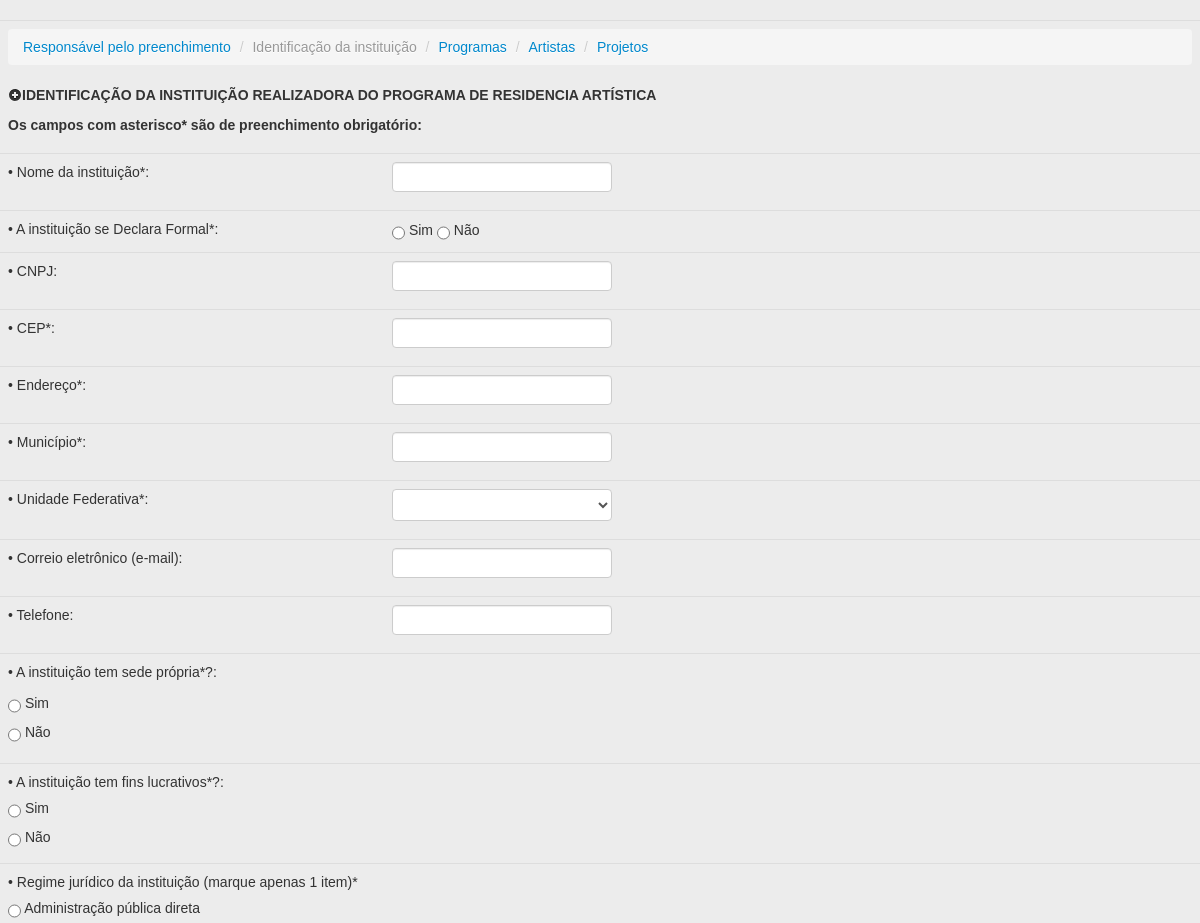
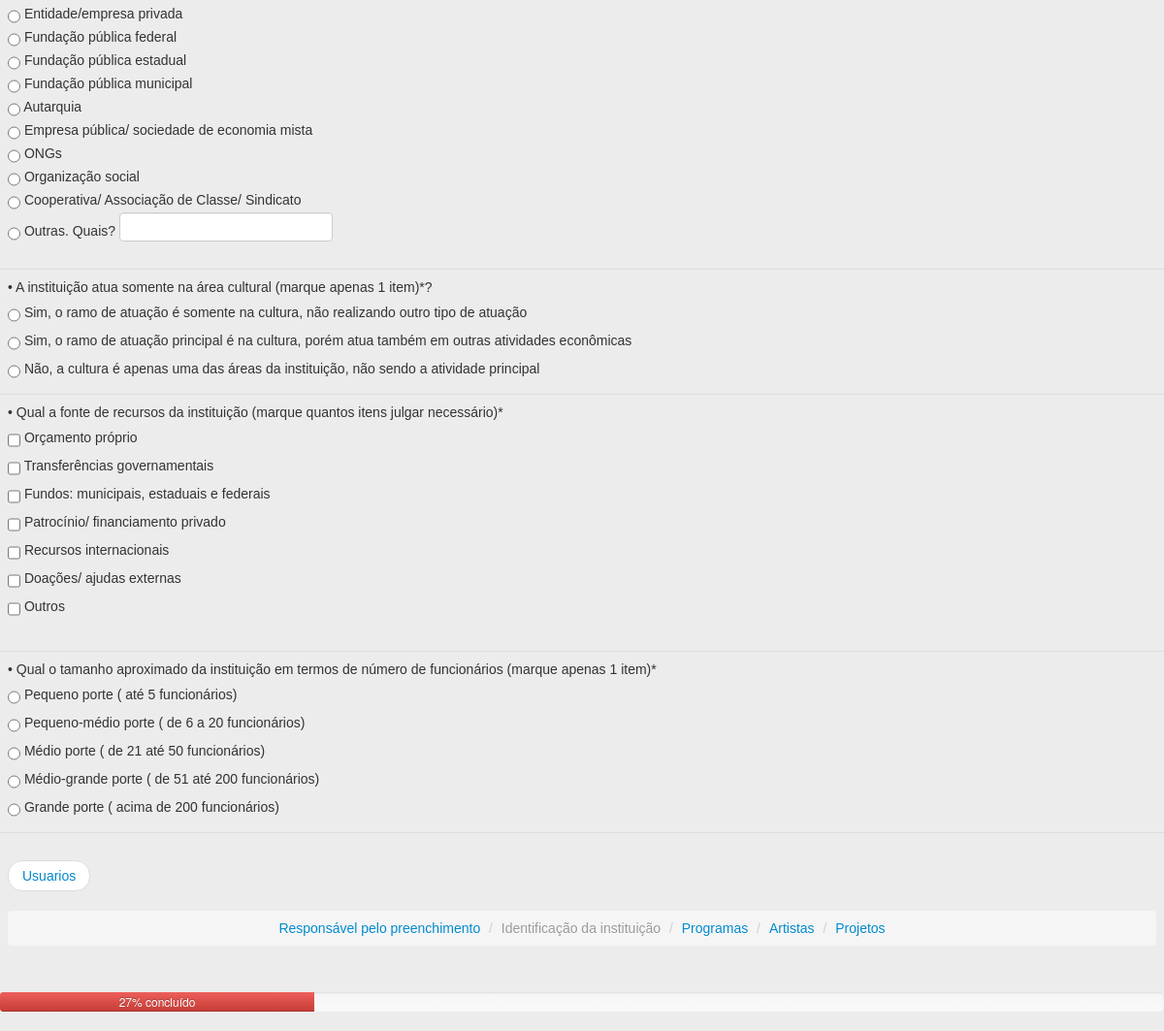
The app's page /admin/acessando/parteI.php?aces=GustavoPalma, older data (2 pictures, top to bottom).
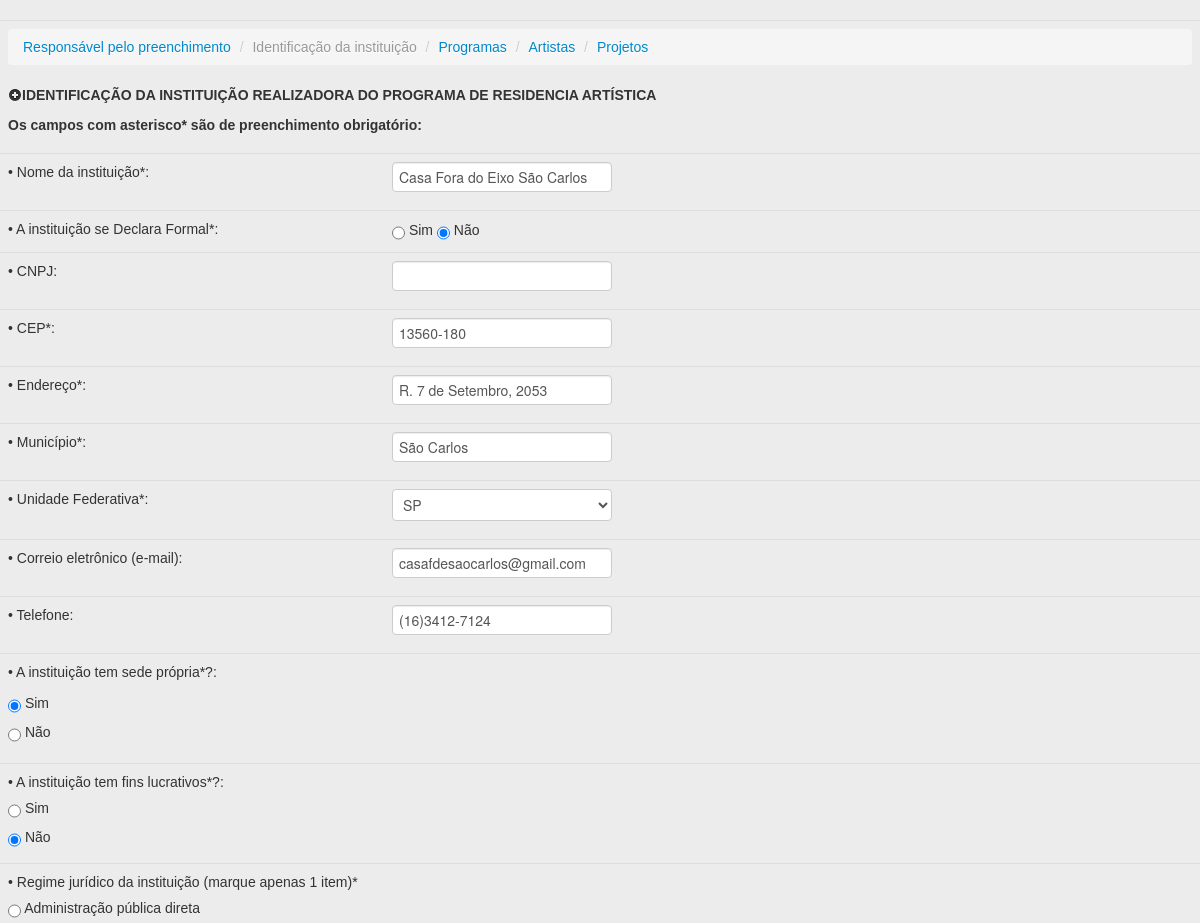
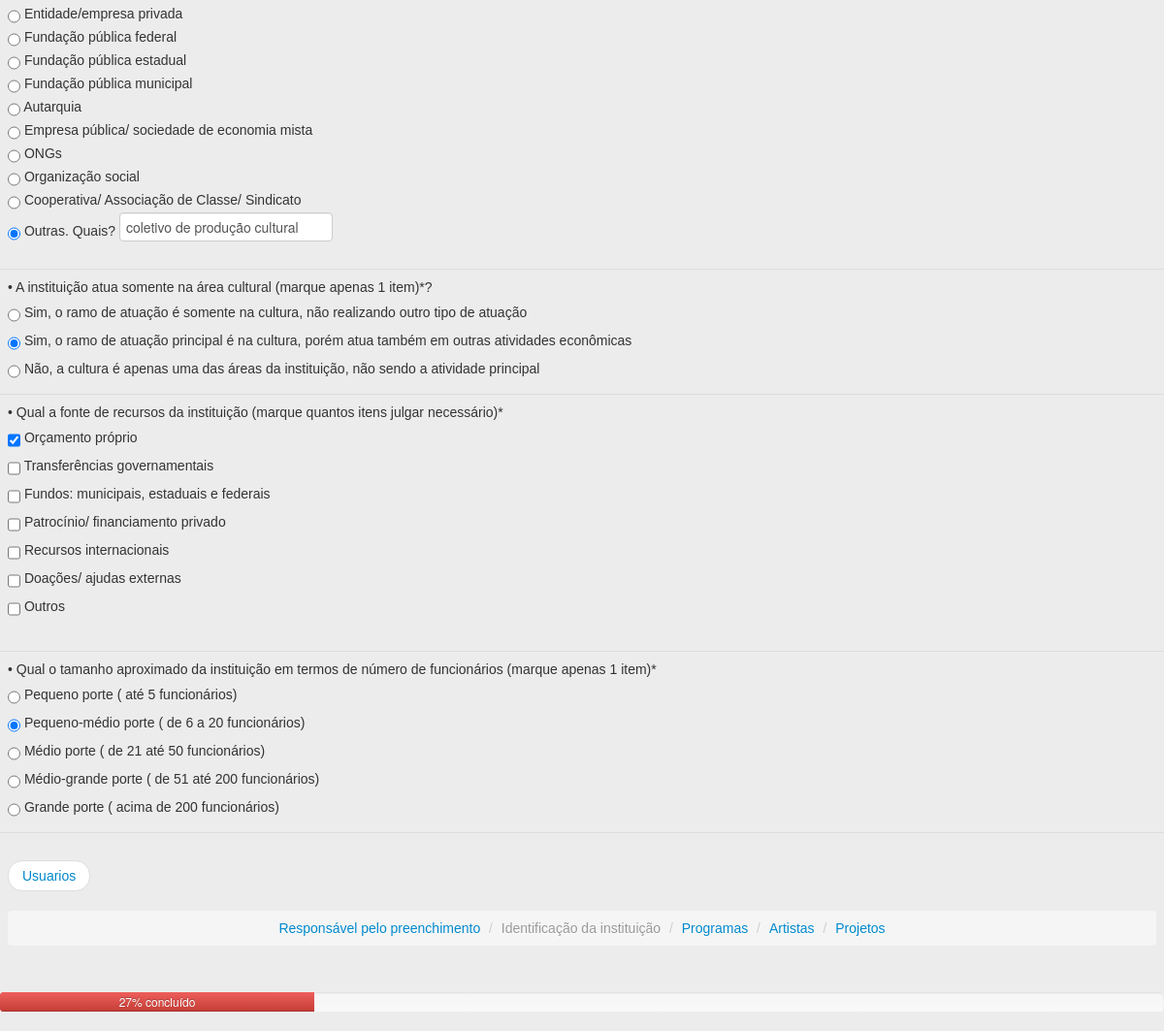
The same page, newer data (2 pictures, top to bottom).
### tables this page shows
CREATE TABLE `mapeamentoparteI` (
  `idmapeamento` int(11) NOT NULL auto_increment,
  `nomeintituicao` varchar(45) NOT NULL,
  `cnpj` varchar(45) default NULL,
  `endereco` varchar(80) NOT NULL,
  `municipio` varchar(45) NOT NULL,
  `unidadefederativa` varchar(45) default NULL,
  `cep` varchar(18) NOT NULL,
  `telefone` varchar(45) default NULL,
  `email` varchar(58) default NULL,
  `usuario` varchar(45) NOT NULL,
  `preenchido` varchar(1) default NULL,
  `data` varchar(45) default NULL,
  `hora` char(45) default NULL,
  PRIMARY KEY  (`idmapeamento`,`usuario`),
  UNIQUE KEY `usuario_UNIQUE` (`usuario`)
);

CREATE TABLE `pesquisaquais` (
  `idpesquisa` int(11) NOT NULL auto_increment,
  `questao` varchar(45) default NULL,
  `respostas` longtext NOT NULL,
  `usuario` varchar(45) NOT NULL,
  `parte` varchar(45) default NULL,
  `data` varchar(45) default NULL,
  `hora` varchar(45) default NULL,
  PRIMARY KEY  (`idpesquisa`)
);

### admin/acessando/parteI.php (the view, shortened to what this page needs)
<!DOCTYPE html PUBLIC "-//W3C//DTD XHTML 1.0 Transitional//EN" "http://www.w3.org/TR/xhtml1/DTD/xhtml1-transitional.dtd">
<html xmlns="http://www.w3.org/1999/xhtml">
<head>
  <head>
        <link href="../../css/bootstrap.min.css" rel="stylesheet" media="screen">
        <link href="../../css/barra.css" rel="stylesheet" type="text/css" />
	<?
	if(empty($_GET["aces"])) {
	}else{
	$Login = ($_GET["aces"]);
	}
	$sql = "select * from mapeamentoparteI  Where usuario= '$Login'";
    $Resultado = mysql_query($sql) or die("Erro: " . mysql_error());
     while ($array_exibir = mysql_fetch_array($Resultado)) {
        $txtNome = ($array_exibir['nomeintituicao']);
        $txtCnpj = ($array_exibir['cnpj']);
        $txtEndereco = ($array_exibir['endereco']);
        $txtMunicipio = ($array_exibir['municipio']);
        $txtCep = ($array_exibir['cep']);
        $txtTelefone = ($array_exibir['telefone']);
        $txtEmail = ($array_exibir['email']);
        $cmbUnidadeFederativa = ($array_exibir['unidadefederativa']);
    }
    ?>
    <? function getArray(&$Login){
    $sql = "select * from pesquisa Where usuario= '$Login' and parte ='1';";
    $Resultado = mysql_query($sql) or die("Erro: " . mysql_error());
    $i=0;
    $resposta = array();
    while ($array_exibir = mysql_fetch_array($Resultado)) {
        $resposta[$i] = ($array_exibir['respostas']);
        $i++;
    }
    return $resposta;
    }
    $meuArray = getArray($Login);
    ?>
	<? function getArray1(&$Login){
    $sql = "select * from pesquisaquais Where usuario= '$Login' and parte ='1';";
    $Resultado = mysql_query($sql) or die("Erro: " . mysql_error());
    $resposta1 = array();
    while ($array_exibir = mysql_fetch_array($Resultado)) {
        $resposta1[$array_exibir['questao']] = $array_exibir['respostas'];
    }
    return $resposta1;
    }
    $meuArray1 = getArray1($Login);
    ?>
    <link rel="stylesheet" href="../../css/validationEngine.jquery.css" type="text/css"/>
	<link rel="stylesheet" href="../../css/template.css" type="text/css"/>
</head>
<body>
<form name="form1" id="form1" method="post"  action="sql/parteI.php">
  <table width="98%" align="center" class="table table-hover" cellpadding="2" cellspacing="2" style="font-family: Verdana, Geneva, sans-serif;">
  <tr>
  <td colspan="2">
		    <ul class="breadcrumb">
			  <li><a href="mapeamento.php?aces=<?php echo $Login;?>">Responsável pelo preenchimento</a> <span class="divider">/</span></li>
			  <li class="active"><a href="parteI.php?aces=<?php echo $Login;?>"></a>Identificação da instituição <span class="divider">/</span></li>
			  <li><a href="parteII.php?aces=<?php echo $Login;?>">Programas</a> <span class="divider">/</span></li>
			  <li><a href="parteIII.php?aces=<?php echo $Login;?>">Artistas</a> <span class="divider">/</span></li>
			  <li ><a href="parteIV.php?aces=<?php echo $Login;?>">Projetos</a></li>
			</ul>
  <h5><i class="icon-plus-sign"></i>IDENTIFICAÇÃO  DA INSTITUIÇÃO REALIZADORA DO PROGRAMA DE RESIDENCIA ARTÍSTICA </h5>
  <h5>Os campos  com asterisco* são de preenchimento obrigatório:</h5>
  </tr>
  <tr>
  <td width="32%"><label id=lblNomeInstituicao">• Nome da instituição*:</label>
  </td>
  <td width="68%">
  <input name="txtNome" id="idFrmNome" value="<?php echo $txtNome;?>" type="text" size="84" class="validate[required] text-input"/>
  </td>
  </tr>
  <tr>
    <td>
      <label>• A instituição se Declara Formal*: </label>
      </td>
    <td>
      <input type="radio" name="qtd0" id="qtd01" <? if(in_array("0a", $meuArray)){ echo "checked";}?>
      value="0a" class="validate[required] radio" />
      Sim</label>
      <input type="radio" id="qtd00" name="qtd0" onClick="javascript: textBoxClearSelecao('#qtd00', '#idopcaocnpj');" <? if(in_array("0b", $meuArray)){ echo "checked";}?>
      value="0b" class="validate[required] radio" />
      Não</label>
      </td>
  </tr>
  <tr>
    <td class="auto-style1"><label>• CNPJ:</label></td>
    <td class="auto-style1">
    <input name="txtCnpj" id="idopcaocnpj" maxlength="18" value="<?php echo $txtCnpj;?>" type="text" size="17"
    onkeypress="SoNumero();Mascara('cnpj', window.event.keyCode, 'document.form1.txtCnpj');" onclick="MarcarCheckBoxClique('#qtd01')"
    class="validate[condRequired[qtd01]]"/>
      </td>
  </tr>
  <tr>
    <td><label>• CEP*:</label>
      </td>
    <td>
      <input name="txtCep" id="idFrmCep" maxlength="10" value="<?php echo $txtCep;?>" type="text"
       onkeypress="SoNumero();Mascara('cep', window.event.keyCode, 'document.form1.txtCep');"
  class="validate[required] text-input"/>
      </td>
  </tr>
  <tr>
  <td>
  <label>• Endereço*:</label>
  </td>
  <td><input name="txtEndereco" "id="idFrmEndereco" value="<?php echo $txtEndereco;?>" type="text" size="84" class="validate[required] text-input"/>
  </td>
  </tr>
  <tr>
  <td>
  <label id="municipio">• Município*:</label>
  </td>
  <td>
  <input name="txtMunicipio" id="ifFrmMunicipio" value="<?php echo $txtMunicipio;?>" type="text"
   size="50" class="validate[required] text-input"/>
  </td>
  </tr>
  <tr>
  <td>
  <label>• Unidade Federativa*:</label>
  </td>
  <td>
  <select name="cmbUnidadeFederativa" size="1" id="idcmbUnidadeFederativa">
  <option value='<? echo $cmbUnidadeFederativa?>'><? echo $cmbUnidadeFederativa?></option>
  <option value="AC">AC</option>
  </select>
  </td>
  </tr>
  <tr>
  <td><label>• Correio eletrônico (e-mail):</label></td>
  <td>
  <input name="txtEmail" id="idEmail" value="<?php echo $txtEmail;?>" type="text" size="80"
  class="validate[custom[email]] text-input"/>
  </td>
  </tr>
  <tr>
  <td height="26"><label>• Telefone: </label></td>
  <td>
  <input name="txtTelefone" maxlength="14" value="<?php echo $txtTelefone;?>" type="text"
  onKeyPress="SoNumero();Mascara('telefone', window.event.keyCode, 'document.form1.txtTelefone');"/>
  </td>
  <tr>
  <td colspan="2" align="left" class="formu2">
  <p>
  <label>• A instituição tem sede própria*?:</label>
  </p>
  <p>
  <label>
<input type="radio" name="qtd1" <? if(in_array("1a",$meuArray)){echo "checked";}?>  value="1a" class="validate[required] radio" />
Sim</label>
  <label>
  <input type="radio" name="qtd1" <? if(in_array("1b", $meuArray)){ echo "checked";}?> value="1b" class="validate[required] radio" />
  Não</label>
  </p>
  </td>
  </tr>
  <tr>
  <td colspan="2" align="left" class="formu2">
  <label>• A instituição tem fins lucrativos*?:</label>
  <label>
  <input type="radio" name="qtd2" <? if(in_array("2a", $meuArray)){ echo "checked";}?> value="2a" class="validate[required] radio" />
  Sim</label>
  <label>
  <input type="radio" name="qtd2" <? if(in_array("2b", $meuArray)){ echo "checked";}?> value="2b" class="validate[required] radio" />
  Não</label>
  </td>
  </tr>
  <tr>
  <td colspan="2" align="left" class="formu2">
  <label>• Regime jurídico da instituição (marque apenas 1 item)*</label>
  <p>
  <label>
  <input type="radio" name="qtd3" <? if(in_array("3a", $meuArray)){ echo "checked";}?> value="3a" class="validate[required] radio" />
  Administração pública direta</label>
  <input type="radio" name="qtd3" <? if(in_array("3b", $meuArray)){ echo "checked";}?> value="3b" class="validate[required] radio" />
  Entidade/empresa privada</label>
  <br/>
  <input type="radio" name="qtd3" <? if(in_array("3c", $meuArray)){ echo "checked";}?> value="3c" class="validate[required] radio" />
  Fundação pública federal</label>
  <br/>
  <input type="radio" name="qtd3" <? if(in_array("3d", $meuArray)){ echo "checked";}?> value="3d" class="validate[required] radio" />
  Fundação pública estadual</label>
  <br/>
  <input type="radio" name="qtd3" <? if(in_array("3e", $meuArray)){ echo "checked";}?> value="3e" class="validate[required] radio" />
  Fundação pública municipal</label>
  <br/>
  <input type="radio" name="qtd3" <? if(in_array("3f", $meuArray)){ echo "checked";}?> value="3f" class="validate[required] radio" />
  Autarquia</label>
  <br/>
  <input type="radio" name="qtd3" <? if(in_array("3g", $meuArray)){ echo "checked";}?> value="3g" class="validate[required] radio" />
  Empresa pública/ sociedade de economia mista</label>
  <br/>
  <input type="radio" name="qtd3" <? if(in_array("3h", $meuArray)){ echo "checked";}?> value="3h" class="validate[required] radio" />
  ONGs</label>
  <br/>
  <input type="radio" name="qtd3" <? if(in_array("3i", $meuArray)){ echo "checked";}?> value="3i" class="validate[required] radio" />
  Organização social</label>
  <br/>
  <input type="radio" name="qtd3" <? if(in_array("3j", $meuArray)){ echo "checked";}?> value="3j" class="validate[required] radio" />
  Cooperativa/ Associação de Classe/ Sindicato</label>
  <br/>
  <input type="radio" name="qtd3" <? if(in_array("3k", $meuArray)){ echo "checked";}?>
  value="3k" id="qtd3quais1" class="validate[required] radio" />
  Outras. Quais?</label>
  <input name="qtd3quais" type="text" id="qtd3quais"  class="validate[optional,minSize[2]]" value="<?php echo $meuArray1['qtd3'];?>" />
  <br/>
  </p>
  </td>
  </tr>
  <br/>
  <tr>
  <td colspan="2" align="left" class="formu2">
  <div align="left">
  <label>• A instituição atua somente na área cultural (marque apenas 1 item)*?</label>
  <label>
  <input type="radio" name="qtd4" <? if(in_array("4a", $meuArray)){ echo "checked";}?> value="4a" class="validate[required] radio" />
  Sim, o ramo de atuação é somente na cultura, não realizando outro tipo de atuação</label>
  <label>
  <input type="radio" name="qtd4" <? if(in_array("4b", $meuArray)){ echo "checked";}?> value="4b" class="validate[required] radio" />
  Sim, o ramo de atuação principal é na cultura, porém atua também em outras atividades econômicas</label>
  <label>
  <input type="radio" name="qtd4" <? if(in_array("4c", $meuArray)){ echo "checked";}?> value="4c" class="validate[required] radio" />
  Não, a cultura é apenas uma das áreas da instituição, não sendo a atividade principal </label>
  </div>
  </td>
  </tr>
  <tr>
  <td colspan="2" align="left" class="formu2">
  <div align="left">
  <label>• Qual a fonte de recursos da instituição (marque quantos itens julgar necessário)*</label>
  <label><input name="qtd5[]" type="checkbox" value="5a" <? if (in_array("5a", $meuArray)){ echo "checked";}?>
  class="validate[minCheckbox[1]] checkbox"/>
  Orçamento próprio</label>
  <label><input name="qtd5[]" type="checkbox" value="5b" <? if(in_array("5b", $meuArray)){ echo "checked";}?> class="validate[minCheckbox[1]] checkbox"/>
  Transferências governamentais </label>
  <label>
  <input name="qtd5[]" type="checkbox" value="5c" <? if(in_array("5c", $meuArray)){ echo "checked";}?> class="validate[minCheckbox[1]] checkbox"/>
    Fundos: municipais, estaduais e federais </label>
  <label>
  <input name="qtd5[]" type="checkbox" value="5d" <? if(in_array("5d", $meuArray)){ echo "checked";}?> class="validate[minCheckbox[1]] checkbox"/>
    Patrocínio/ financiamento privado </label>
  <label>
  <input name="qtd5[]" type="checkbox" value="5e" <? if(in_array("5e", $meuArray)){ echo "checked";}?> class="validate[minCheckbox[1]] checkbox"/>
    Recursos internacionais </label>
  <label>
  <input name="qtd5[]" type="checkbox" value="5f" <? if(in_array("5f", $meuArray)){ echo "checked";}?> class="validate[minCheckbox[1]] checkbox"/>
    Doações/ ajudas externas </label>
  <label>
  <input name="qtd5[]" type="checkbox" value="5g" <? if(in_array("5g", $meuArray)){ echo "checked";}?> class="validate[minCheckbox[1]] checkbox"/>
    Outros </label>
  <br/>
  </div>
  </td>
  </tr>
  <tr>
  <td colspan="2" align="left" class="formu2">
  <div align="left">
  <label> •	Qual o tamanho aproximado da instituição em termos de número de funcionários (marque apenas 1 item)*</label>
  <label>
  <input type="radio" name="qtd6" <? if(in_array("6a", $meuArray)){ echo "checked";}?> value="6a" class="validate[required] radio" />
  Pequeno porte ( até 5 funcionários)</label>
  <label>
  <input type="radio" name="qtd6" <? if(in_array("6b", $meuArray)){ echo "checked";}?> value="6b" class="validate[required] radio" />
  Pequeno-médio porte ( de 6 a 20 funcionários)</label>
  <label>
  <input type="radio" name="qtd6" <? if(in_array("6c", $meuArray)){ echo "checked";}?> value="6c" class="validate[required] radio" />
  Médio porte ( de 21 até 50 funcionários)</label>
  <label>
  <input type="radio" name="qtd6" <? if(in_array("6d", $meuArray)){ echo "checked";}?> value="6d" class="validate[required] radio" />
  Médio-grande porte ( de 51 até 200 funcionários)</label>
  <label>
  <input type="radio" name="qtd6" <? if(in_array("6e", $meuArray)){ echo "checked";}?> value="6e" class="validate[required] radio" />
  Grande porte ( acima de 200 funcionários)</label>
  </div>
  </td>
  </tr>
  <tr>
  <td colspan="2" align="center" class="formu2">
          <div align="center">
		 <ul class="pager">
		  <li class="previous">
			<a href="../usuarios.php">Usuarios</a>
		  </li>
 		 </ul>
		    <ul class="breadcrumb">
			  <li><a href="mapeamento.php?aces=<?php echo $Login;?>">Responsável pelo preenchimento</a> <span class="divider">/</span></li>
			  <li class="active"><a href="parteI.php?aces=<?php echo $Login;?>"></a>Identificação da instituição <span class="divider">/</span></li>
			  <li><a href="parteII.php?aces=<?php echo $Login;?>">Programas</a> <span class="divider">/</span></li>
			  <li><a href="parteIII.php?aces=<?php echo $Login;?>">Artistas</a> <span class="divider">/</span></li>
			  <li ><a href="parteIV.php?aces=<?php echo $Login;?>">Projetos</a></li>
			</ul>
			</div>
  </td>
  </tr>
  </table>
         <div class="progress progress-danger">
          <div class="bar" style="width: 27%;">27% concluído</div>
        </div>
</form>
</body>
</html>

### css/template.css (style rules this page uses)
body { background: #ececec; }

### admin/acessando/parteI.php (style rules this page uses)
.auto-style1 { height: 31px; }

Row changes from the older to the newer data that the page shows:
added mapeamentopartei: txtNome "Casa Fora do Eixo São Carlos", txtCep "13560-180", txtEndereco "R. 7 de Setembro, 2053", txtMunicipio "São Carlos", cmbUnidadeFederativa "SP", txtEmail "casafdesaocarlos@gmail.com", txtTelefone "(16)3412-7124"
added pesquisaquais: qtd3quais "coletivo de produção cultural"
Text that changed along with them:
form field qtd0: "☐" → "☑"
form field qtd1: "☐ Sim" → "☑ Sim"
form field qtd2: "☐ Não" → "☑ Não"
form field qtd3: "☐" → "☑"
form field qtd4: "☐ Sim, o ramo de atuação princip" → "☑ Sim, o ramo de atuação princip"
form field value: "☐" → "☑"
form field qtd6: "☐ Pequeno-médio porte ( de 6 a 2" → "☑ Pequeno-médio porte ( de 6 a 2"
